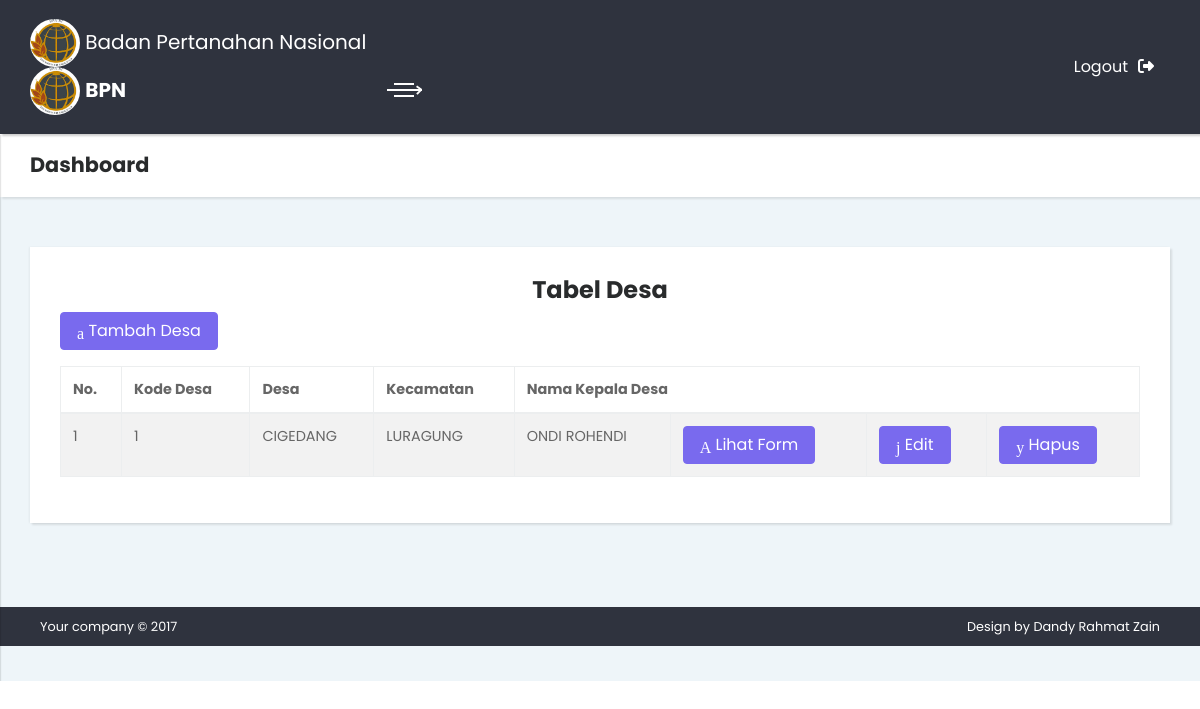
The app's page /index.php?file=desa (signed in) with its own data.
### tables this page shows
CREATE TABLE `table_desa` (
  `kode_desa` int(20) NOT NULL,
  `desa` varchar(100) NOT NULL,
  `kecamatan` varchar(100) NOT NULL,
  `nama_kepala_desa` varchar(200) NOT NULL,
  `nip_kepala_desa` char(100) NOT NULL,
  `nama_saksi_1` varchar(200) NOT NULL,
  `tempat_lahir_saksi_1` varchar(200) NOT NULL,
  `tanggal_lahir_saksi_1` date NOT NULL,
  `umur_saksi_1` char(10) NOT NULL,
  `agama_saksi_1` varchar(200) NOT NULL,
  `no_ktp_saksi_1` char(20) NOT NULL,
  `pekerjaan_saksi_1` varchar(200) NOT NULL,
  `alamat_saksi_1` varchar(200) NOT NULL,
  `nama_saksi_2` varchar(250) NOT NULL,
  `tempat_lahir_saksi_2` varchar(200) NOT NULL,
  `tanggal_lahir_saksi_2` date NOT NULL,
  `umur_saksi_2` char(10) NOT NULL,
  `agama_saksi_2` varchar(200) NOT NULL,
  `no_ktp_saksi_2` char(20) NOT NULL,
  `pekerjaan_saksi_2` varchar(200) NOT NULL,
  `alamat_saksi_2` varchar(200) NOT NULL,
  `alamat_kantor_desa` varchar(200) NOT NULL,
  `nama_ppat` varchar(200) NOT NULL,
  `nama_satgas_1` varchar(200) NOT NULL,
  `nip_satgas_1` char(20) NOT NULL,
  `nama_satgas_2` varchar(200) NOT NULL,
  `hari` varchar(10) NOT NULL,
  `bulan_tanggal_tahun` date NOT NULL
);

### desa.php (the view, shortened to what this page needs)
<?php
include('koneksi.php');
?>
<div class="container-fluid">
              <div class="row bg-white has-shadow">
                <div class="col-md-12">
                <td><h1 align="center">Tabel Desa</h1></td>
            <td><a href="index.php?file=desa_tambah" class="btn btn-primary"><i class="icon-form"></i> Tambah Desa</a></td>
            <table class="table table-bordered table table-striped">
                        <thead>
                          <tr>
                            <th>No.</th>
                            <th>Kode Desa</th>
                            <th>Desa</th>
                            <th>Kecamatan</th>
                            <th colspan="4">Nama Kepala Desa</th>
                          </tr>
                        </thead>
                        <tbody>
    <?php
      $sql_desa=mysqli_query($koneksi,"SELECT * FROM table_desa");
      $no_urut=null;
      while($data_desa=mysqli_fetch_array($sql_desa,MYSQLI_ASSOC)){
        $no_urut++;
        echo '<tr>
        <td>'.$no_urut.'</td>
        <td>'.$data_desa['kode_desa'].'</td>
        <td>'.$data_desa['desa'].'</td>
        <td>'.$data_desa['kecamatan'].'</td>
        <td>'.$data_desa['nama_kepala_desa'].'</td>
        <td><a href="javascript:void(0);" class="btn btn-primary" onclick="javascript:window.open(\'desa_lihat.php?kode_desa='.$data_desa['kode_desa'].'\',\'_blank\',
          \'width=650,height=600,scrollbars=no,status=no,resizable=no,screenx=200,screeny=100\')"><i class="icon-page"></i> Lihat Form</a></td>
        <td><a href="index.php?file=desa_edit&kode_desa='.$data_desa['kode_desa'].'" class="btn btn-primary"><i class="icon-pencil-case"></i> Edit</a></td>
        <td><a onclick="return window.confirm(\'yakin data ini dihapus?\')" href="index.php?file=desa_hapus&kode_desa='.$data_desa['kode_desa'].'" class="btn btn-primary"><i class="icon-close"></i> Hapus</a></td>
        </tr>';
      }
    ?>
  </tbody>
                      </table>
                </div>

### css/style.default.css (style rules this page uses)
body { overflow-x: hidden; }
a, i, span { display: inline-block; text-decoration: none; transition: all 0.3s; }
.container-fluid { padding: 0 30px; }
table { font-size: 0.9em; color: #666; }
*[class*="icon-"] { transform: translateY(3px); }
.bg-white { background: #fff !important; }
.has-shadow { box-shadow: 2px 2px 2px rgba(0, 0, 0, 0.1), -1px 0 2px rgba(0, 0, 0, 0.05); }
section.dashboard-counts .row { padding: 30px 15px; margin: 0; }
.btn { font-weight: normal; line-height: 1.25; border: 1px solid transparent; padding: 0.5rem 1rem; font-size: 1rem; border-radius: 0.25rem; transition: all 0.2s ease-in-out; }
.btn-primary { color: #fff; background-color: #796AEE; border-color: #796AEE; }
body { font-family: "Poppins", sans-serif; font-size: 1rem; font-weight: normal; line-height: 1.5; color: #292b2c; background-color: #fff; }
a { color: #796AEE; text-decoration: none; }
h1, h2, h3, h4, h5, h6, .h1, .h2, .h3, .h4, .h5, .h6 { margin-bottom: 0.5rem; font-family: "Poppins", sans-serif; font-weight: 700; line-height: 1.1; color: inherit; }
h1, .h1 { font-size: 1.5rem; }

### records on screen
table_desa: kode_desa "1", desa "CIGEDANG", kecamatan "LURAGUNG", nama_kepala_desa "ONDI ROHENDI"
